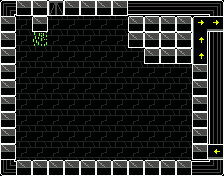

The image is a tile-based game level rendered from a .tmx file. Its description and complete source (layers, tilesets, objects, tile grids) follow:
An orthogonal 14x11 tile map with 16x16 px tiles, 2 tile layers (Ground, Events).

<map version="1.2" tiledversion="1.3.2" orientation="orthogonal" renderorder="right-down" compressionlevel="0" width="14" height="11" tilewidth="16" tileheight="16" infinite="0" nextlayerid="4" nextobjectid="1">
 <tileset firstgid="1" name="PhageCity" tilewidth="16" tileheight="16" tilecount="120" columns="8">
  <image source="PhageCity.png" width="128" height="240" />
  <tile id="1">
   <properties>
    <property name="Event" value="Hack" />
   </properties>
  </tile>
  <tile id="2">
   <properties>
    <property name="Event" value="Door" />
   </properties>
  </tile>
  <tile id="7">
   <properties>
    <property name="Event" value="Collide" />
   </properties>
  </tile>
 </tileset>
 <layer id="1" name="Ground" width="14" height="11">
  <data encoding="csv">
5,6,7,3,6,6,6,6,6,6,6,6,6,7,
13,4,1,4,4,4,4,4,8,8,8,8,19,20,
13,4,4,4,4,4,4,4,8,8,8,8,27,15,
13,4,4,4,4,4,4,4,4,8,8,8,27,15,
13,4,4,4,4,4,4,4,4,4,4,4,27,15,
13,4,4,4,4,4,4,4,4,4,4,4,27,15,
13,4,4,4,4,4,4,4,4,4,4,4,27,15,
13,4,4,4,4,4,4,4,4,4,4,4,27,15,
13,4,4,4,4,4,4,4,4,4,4,4,27,15,
13,4,4,4,4,4,4,4,4,4,4,4,35,36,
21,22,22,22,22,22,22,22,22,22,22,22,22,23
</data>
 </layer>
 <layer id="3" name="Events" width="14" height="11">
  <properties>
   <property name="visible" type="bool" value="false" />
  </properties>
  <data encoding="csv">
0,8,8,3,8,8,8,8,0,0,0,0,0,0,
8,0,8,0,0,0,0,0,8,0,0,0,0,0,
8,0,2,0,0,0,0,0,8,0,0,0,0,0,
8,0,0,0,0,0,0,0,0,8,8,8,0,0,
8,0,0,0,0,0,0,0,0,0,0,0,8,0,
8,0,0,0,0,0,0,0,0,0,0,0,8,0,
8,0,0,0,0,0,0,0,0,0,0,0,8,0,
8,0,0,0,0,0,0,0,0,0,0,0,8,0,
8,0,0,0,0,0,0,0,0,0,0,0,8,0,
8,0,0,0,0,0,0,0,0,0,0,0,8,0,
0,8,8,8,8,8,8,8,8,8,8,8,0,0
</data>
 </layer>
</map>
